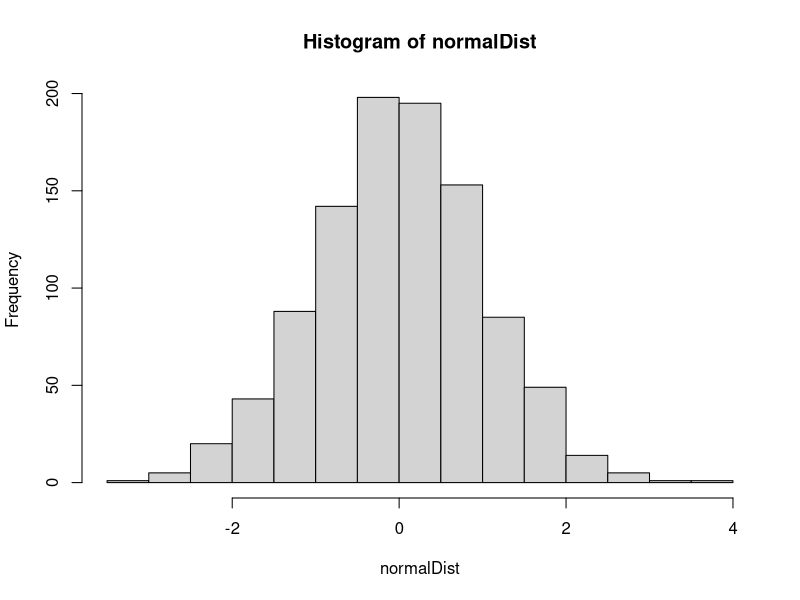
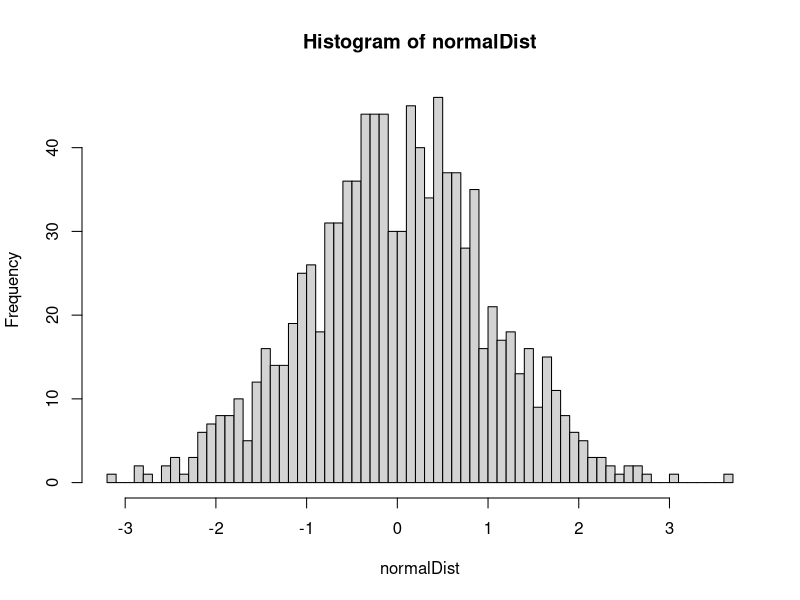
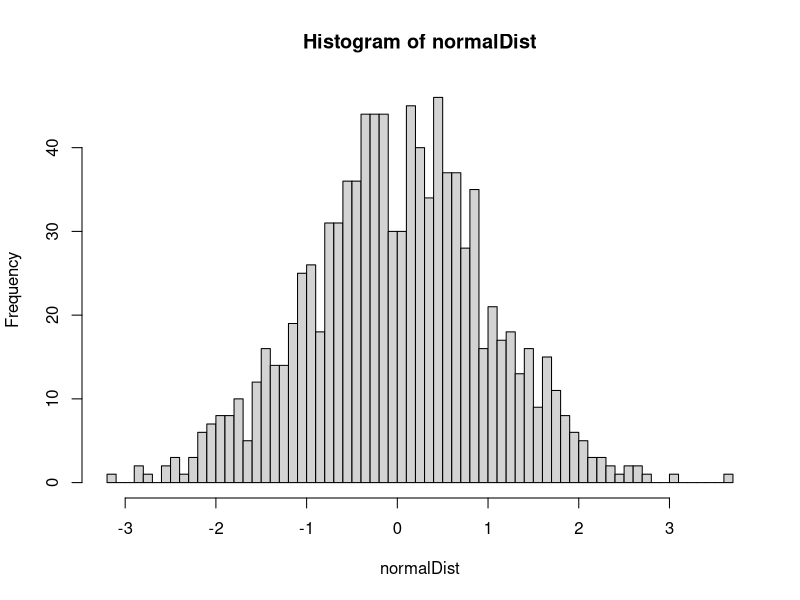
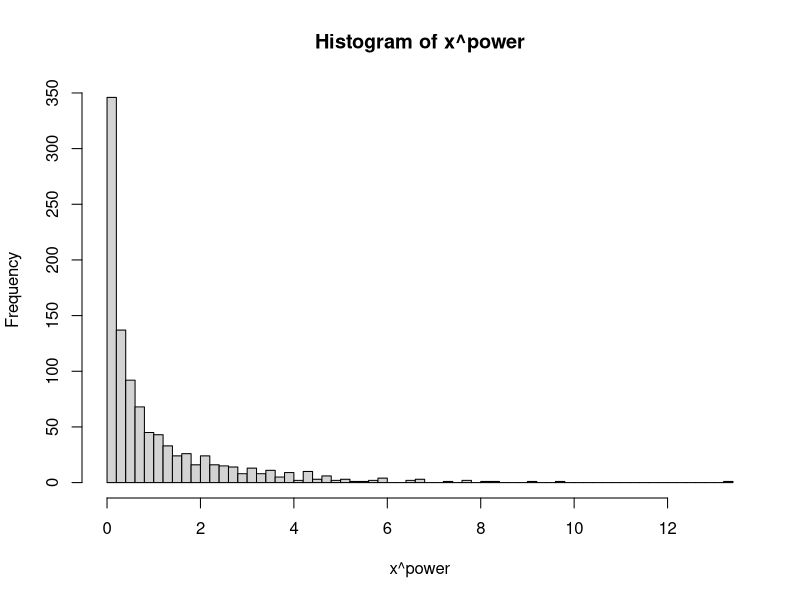

R code for these plots, in order:

help("apply")

## take input from user 

name<-readline(prompt = "Enter your name : ")

age<-readline(prompt = "Enter your age : ")
age

cat("Hello my name is",name," and my age is ",age)

print(paste("Hello my name is ",name," and my age is ",age))

paste("ehllo","123","sjd",sep="_")

paste("ehllo","123","sjd",sep="-")

paste0("hello","aman","123")  # no separator

## functions in R Programming

## user defined functions

# function_name<-function(arg1,arg2,...){}

new.function<-function(){
  for(i in 1:5){
    print(i^2)
  }
}

new.function()


new.function<-function(x1,x2){
  print(x1+x2)
}

new.function(4,5)


new.function<-function(x=10,y=20){
  cat(x,y)
}

new.function()

new.function(5)

new.function(5,6)

## built in functions


# mathematical functions

x<- -5
y<-8
z<-.6784

print(abs(-5))
print(sqrt(y))   # negative number not allowed
print(ceiling(z))
print(floor(z))

y<-c(1,2,3,5.5,8.21,7.534)

print(trunc(y))

a<-2
print(sin(a))

print(log(a))

print(exp(a))

# string functions

st<-"f8gyw3tr7883"
substr(st,1,3)

str<-"heloHi jAi AMRIT"
print(toupper(str))
print(tolower(str))

str<-c("bbb","bbddd","bbbbnad")
pattern<-"bbb"

print(grep(pattern,str))

a1<-c(0:10,40)
a1
print(sum(a1))
print(min(a1))
print(max(a1))

str <- "Hello World!"

nchar(str)

grepl("H", str)
grepl("Hello", str)
grepl("X", str)

str <- "We are the so-called \"Vikings\", from the north."

str
cat(str)


v1<-c(1:10)
v2<-c(25:35)

v1
v2

rev(v2)   # reverse vector v2

append(v1,v2)

## standard normal distribution
normalDist<-rnorm(1000,0,1)
normalDist

mean(normalDist)
sd(normalDist)


hist(normalDist)

?hist

hist(normalDist,breaks=50)

hist(normalDist,50)

# function with default arguement and adding arguement dynamically

expoFun <- function(x,power=2,...) {
  hist(x^power,...)
}

expoFun(normalDist,power=2,breaks=50)

## inbuilt functions

round(45.12453)
round(45.12453,2)

sample(x=10:20,1)

ceiling(45.12453)
floor(45.12453)
trunc(56.783)

log(3)
exp(2)

Sys.Date()

today<-Sys.Date()
today

as.Date("1990-11-03")
as.Date("Nov-03-90",format="%b-%d-%y")

as.Date("November-03-1990",format="%B-%d-%Y")
